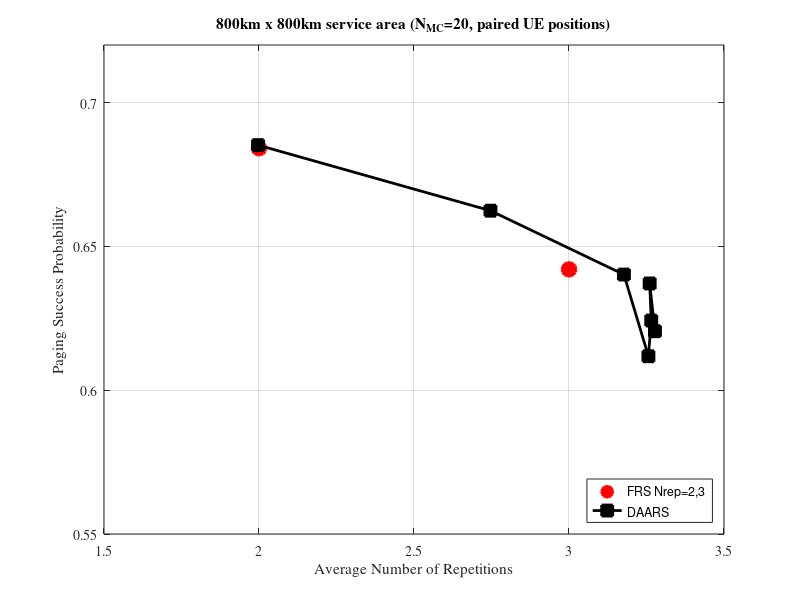

MATLAB code to generate this figure:
clc; clear; close all
FRS_reps = [2, 3];
success_FRS = [0.6841, 0.6420];
avg_reps_DAARS = [1.9969, 2.7467, 3.1771, 3.2562, 3.2653, 3.2602, 3.2773];
success_DAARS = [0.6852, 0.6624, 0.6402, 0.6118, 0.6242, 0.6371, 0.6205];

figure;
plot(FRS_reps, success_FRS, 'ro', 'LineWidth',2, 'MarkerFaceColor','r','MarkerSize',10); hold on;
plot(avg_reps_DAARS, success_DAARS, 'ks-','LineWidth',2,'MarkerFaceColor','k','MarkerSize',8);
xlabel('Average Number of Repetitions');
ylabel('Paging Success Probability');
legend('FRS Nrep=2,3','DAARS','Location','SouthEast');
grid on;
title('800km x 800km service area (N_{MC}=20, paired UE positions)');
ylim([0.55 0.72]);

xini = 2; yini = 2; xsize = 15; ysize = 9;
set(gcf,'units','centimeters','position',[xini,yini,xsize,ysize]);
set(gca,'FontSize',10,'FontName','Times');
print(gcf,'tradeoff_800km_recovered','-dpng','-r150');
